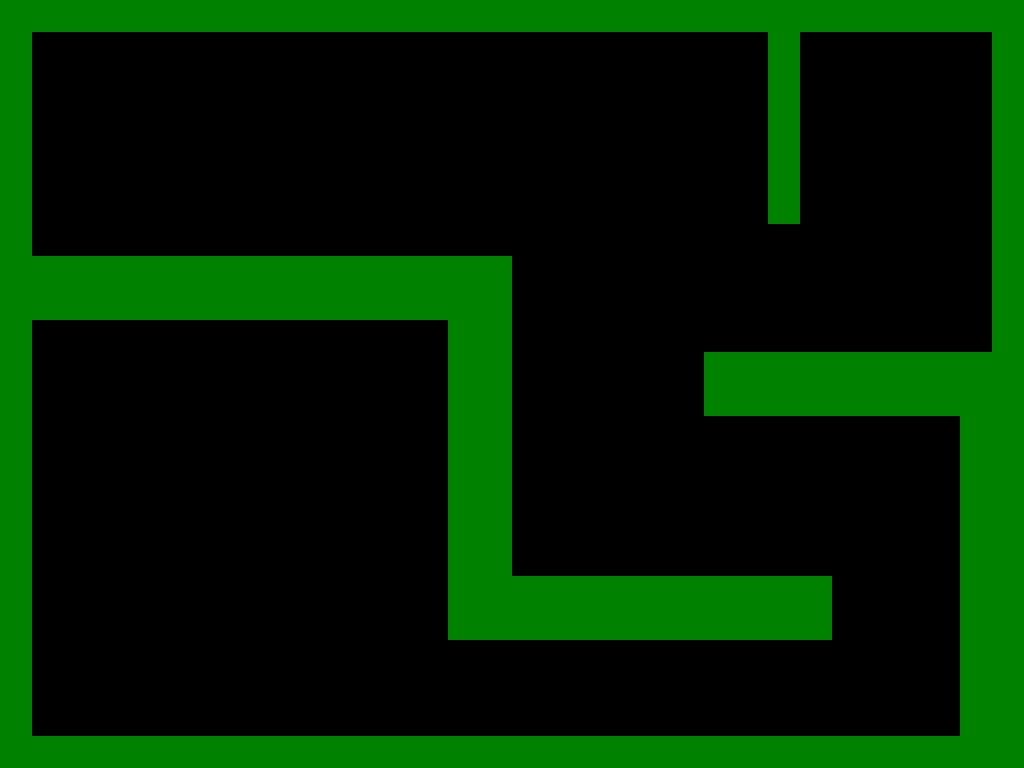

Below is a game level as drawn by its tile map, then a one-line description and the .tmx that defines it (tile-layer data replaced by summaries):
An orthogonal 32x24 tile map with 32x32 px tiles, 1 tile layer (Impact).

<map version="1.0" orientation="orthogonal" width="32" height="24" tilewidth="32" tileheight="32">
 <properties>
  <property name="startX" value="32" />
  <property name="startY" value="32" />
 </properties>
 <tileset firstgid="1" name="Simple" tilewidth="32" tileheight="32">
  <image source="filled-tile.png" width="32" height="32" />
 </tileset>
 <layer name="Impact" width="32" height="24">
  <data>[768 cells, 212 non-empty, 1 distinct tile ids]</data>
 </layer>
</map>